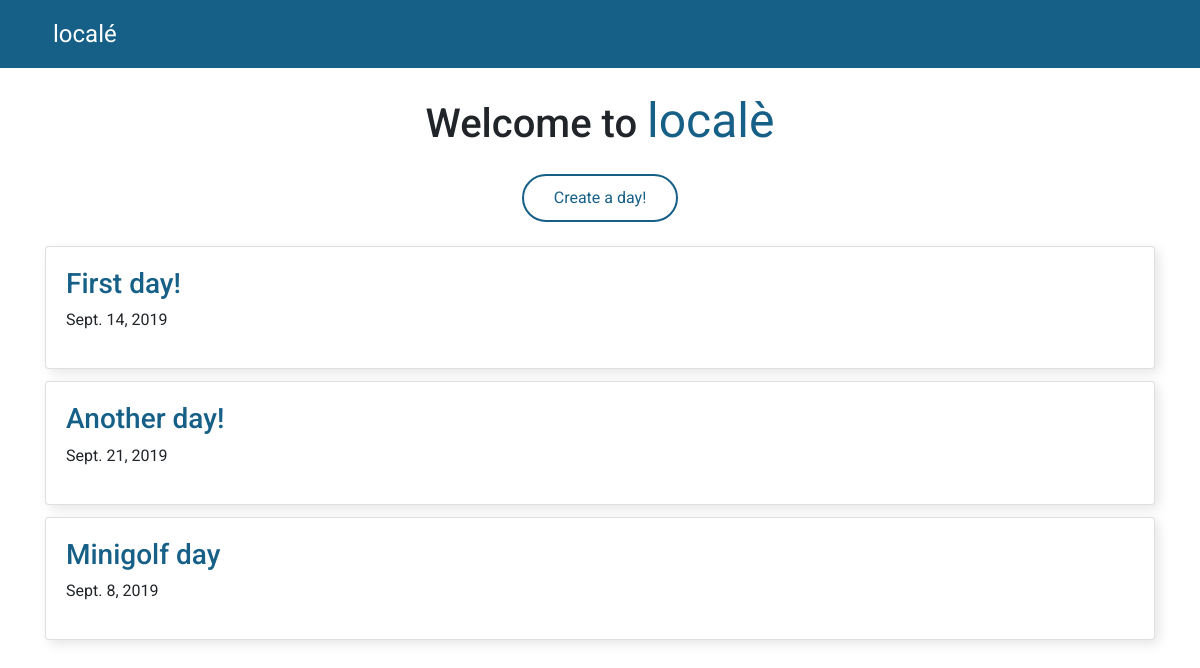
The app's page /, older data.
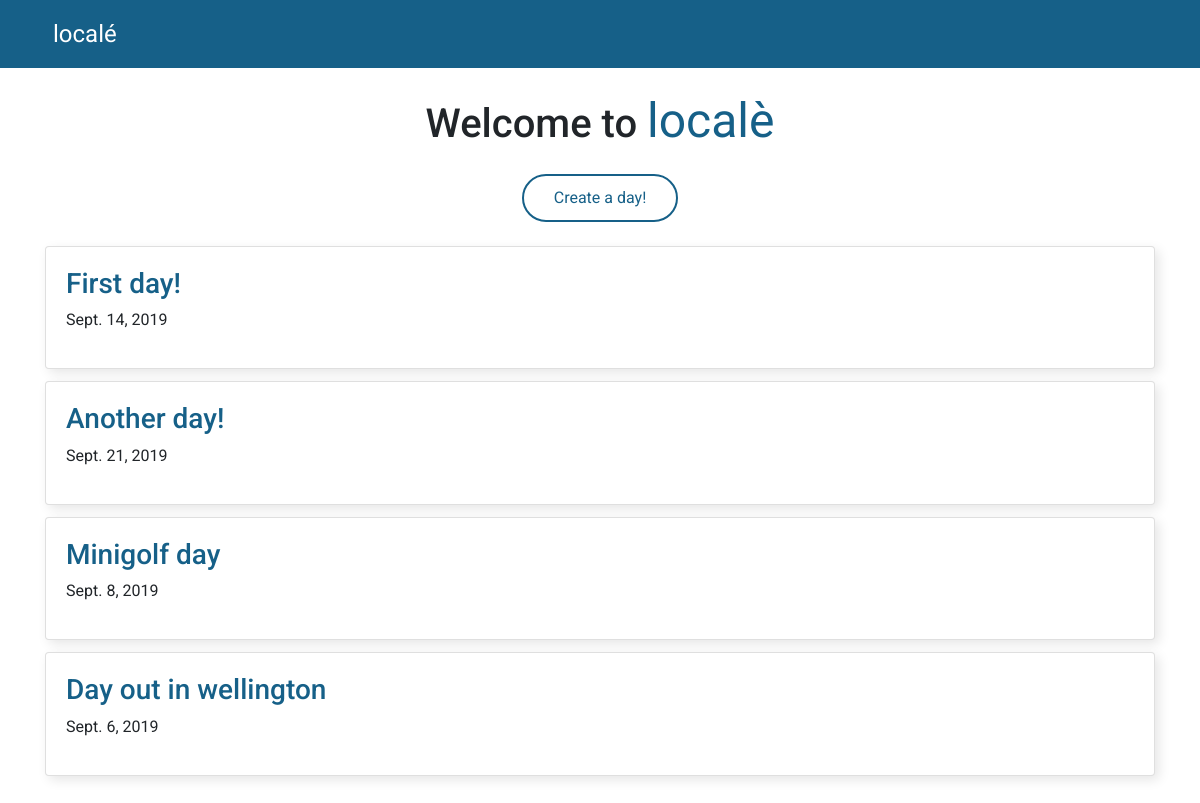
The same page, newer data.
### day/models.py (models this page shows, shortened)
class Day(models.Model):
    title = models.CharField(max_length=200)
    description = models.TextField();
    date = models.DateField();

### day/views.py (the view)
# urls.py: path('', DayListView.as_view(), name='home'),
class DayListView(ListView):
    model = Day
    template_name = 'home.html'

### templates/home.html
{% extends 'base.html' %}
{% block content %}
    <div class="text-center">
        <h1>Welcome to <span class="logo">localè</span></h1>
        <a class="sapphire-btn" href="{% url 'day_new' %}">Create a day!</a>
    </div>
    {% for day in object_list %}
        <div class="card">
            <div class="card-body">
            <h3><a href="{% url 'day' day.pk %}">{{ day.title }}</a></h3>
            <p>{{ day.date }}</p>
            </div>
        </div>
    {% endfor %}
{% endblock content %}

Row changes from the older to the newer data that the page shows:
added Day: title "Day out in wellington", date "Sept. 6, 2019"
